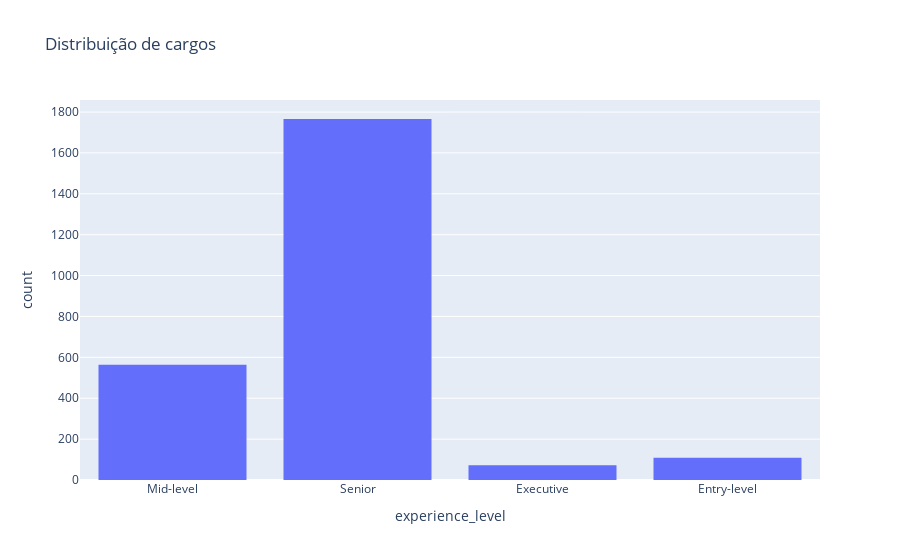
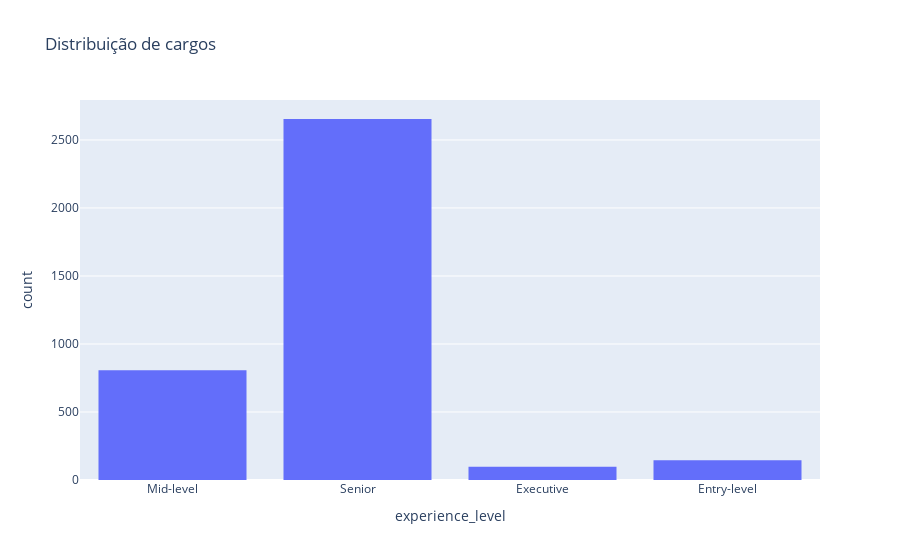
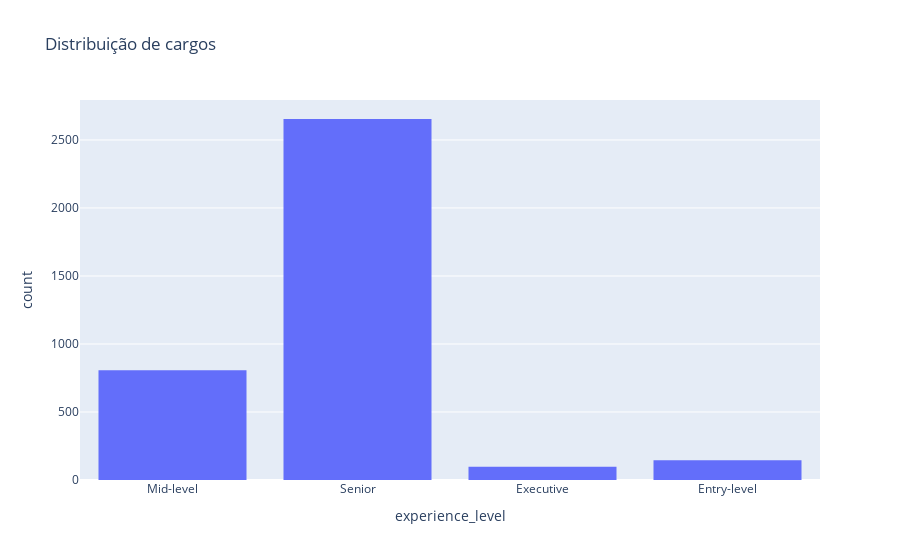
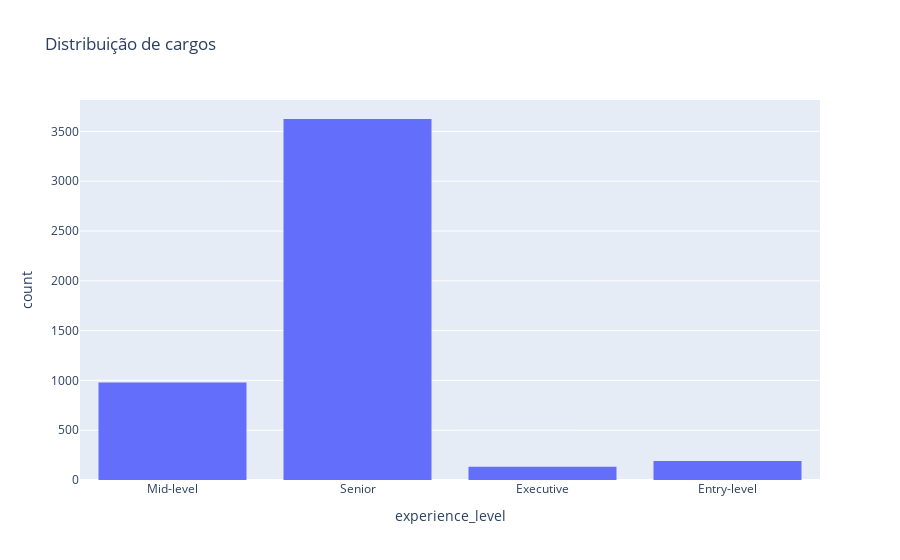

Notebook cell for these charts, in order:
### Code cell
def get_head(qtd_rows):
    return df.head(qtd_rows)

def show_histogram(event):
    fig = px.histogram(get_head(qtd_rows.value), x='experience_level', title='Distribuição de cargos')
    fig.show()

histogram = pn.bind(show_histogram, qtd_rows)

panel_layout = pn.Column(qtd_rows, histogram)
panel_layout.servable()

### Figure 1 — Plotly figure (JSON) as saved in the notebook; plotly's stock layout.template omitted (floating-point values rounded to 4 significant figures; data arrays with more than 128 entries replaced by an {"elided": "..."} marker saying what was removed)
{"data": [{"alignmentgroup": "True", "bingroup": "x", "hovertemplate": "experience_level=%{x}<br>count=%{y}<extra></extra>", "legendgroup": "", "marker": {"color": "#636efa", "pattern": {"shape": ""}}, "name": "", "offsetgroup": "", "orientation": "v", "showlegend": false, "type": "histogram", "x": {"elided": "2511 str values"}, "xaxis": "x", "yaxis": "y"}], "layout": {"barmode": "relative", "legend": {"tracegroupgap": 0}, "title": {"text": "Distribuição de cargos"}, "xaxis": {"anchor": "y", "domain": [0, 1], "title": {"text": "experience_level"}}, "yaxis": {"anchor": "x", "domain": [0, 1], "title": {"text": "count"}}}}

### Figure 2 — Plotly figure (JSON) as saved in the notebook; plotly's stock layout.template omitted (floating-point values rounded to 4 significant figures; data arrays with more than 128 entries replaced by an {"elided": "..."} marker saying what was removed)
{"data": [{"alignmentgroup": "True", "bingroup": "x", "hovertemplate": "experience_level=%{x}<br>count=%{y}<extra></extra>", "legendgroup": "", "marker": {"color": "#636efa", "pattern": {"shape": ""}}, "name": "", "offsetgroup": "", "orientation": "v", "showlegend": false, "type": "histogram", "x": {"elided": "3704 str values"}, "xaxis": "x", "yaxis": "y"}], "layout": {"barmode": "relative", "legend": {"tracegroupgap": 0}, "title": {"text": "Distribuição de cargos"}, "xaxis": {"anchor": "y", "domain": [0, 1], "title": {"text": "experience_level"}}, "yaxis": {"anchor": "x", "domain": [0, 1], "title": {"text": "count"}}}}

### Figure 3 — Plotly figure (JSON) as saved in the notebook; plotly's stock layout.template omitted (floating-point values rounded to 4 significant figures; data arrays with more than 128 entries replaced by an {"elided": "..."} marker saying what was removed)
{"data": [{"alignmentgroup": "True", "bingroup": "x", "hovertemplate": "experience_level=%{x}<br>count=%{y}<extra></extra>", "legendgroup": "", "marker": {"color": "#636efa", "pattern": {"shape": ""}}, "name": "", "offsetgroup": "", "orientation": "v", "showlegend": false, "type": "histogram", "x": {"elided": "3704 str values"}, "xaxis": "x", "yaxis": "y"}], "layout": {"barmode": "relative", "legend": {"tracegroupgap": 0}, "title": {"text": "Distribuição de cargos"}, "xaxis": {"anchor": "y", "domain": [0, 1], "title": {"text": "experience_level"}}, "yaxis": {"anchor": "x", "domain": [0, 1], "title": {"text": "count"}}}}

### Figure 4 — Plotly figure (JSON) as saved in the notebook; plotly's stock layout.template omitted (floating-point values rounded to 4 significant figures; data arrays with more than 128 entries replaced by an {"elided": "..."} marker saying what was removed)
{"data": [{"alignmentgroup": "True", "bingroup": "x", "hovertemplate": "experience_level=%{x}<br>count=%{y}<extra></extra>", "legendgroup": "", "marker": {"color": "#636efa", "pattern": {"shape": ""}}, "name": "", "offsetgroup": "", "orientation": "v", "showlegend": false, "type": "histogram", "x": {"elided": "4929 str values"}, "xaxis": "x", "yaxis": "y"}], "layout": {"barmode": "relative", "legend": {"tracegroupgap": 0}, "title": {"text": "Distribuição de cargos"}, "xaxis": {"anchor": "y", "domain": [0, 1], "title": {"text": "experience_level"}}, "yaxis": {"anchor": "x", "domain": [0, 1], "title": {"text": "count"}}}}
